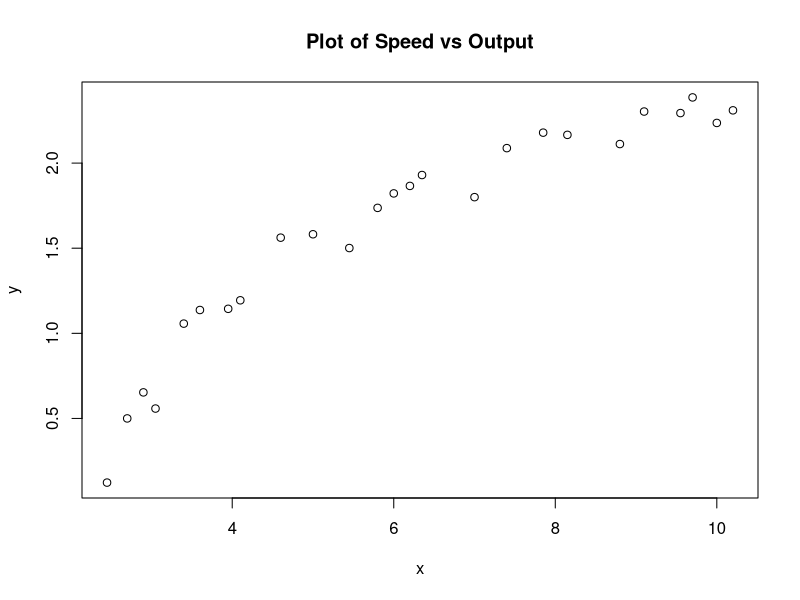
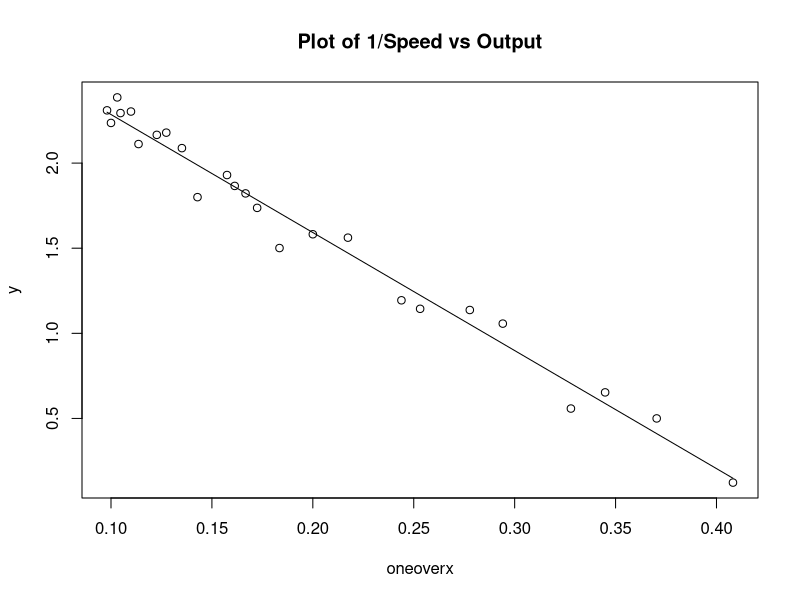
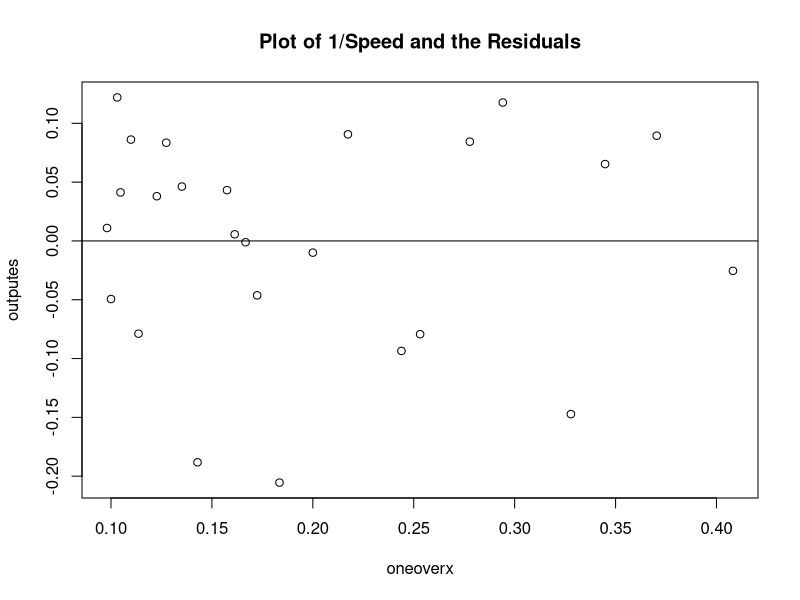

Reproduce these figures in R, in order.
# Bacteriatable = read.csv("BacteriaDeath.csv",header = FALSE)


# t = Bacteriatable[,1]
# y = Bacteriatable[,2]
# lgy = log(y)

# plot(t,y , title("Plot of T and Y"))

# plot(t,lgt , title("Plot of X and Log(Y)"))

# summary(lm(lgy~x))
# the coefficient  of t is -0.218425
# the intercept is  5.973160
WindSpeedtable = read.csv("WindSpeed.csv", header =FALSE)

x = WindSpeedtable[,2]
y = WindSpeedtable[,1]
oneoverx = 1/x

plot(x,y,title("Plot of Speed vs Output"))

plot(oneoverx, y, title("Plot of 1/Speed vs Output"))
#1/x plot suggest a more linear relationship
summary(lm(y~oneoverx))
# the intercept is 2.9789
# the coefficient is -6.9345


lines(c(0.40816327,0.09803922) , c(-6.9345*0.40816327+ 2.9789, -6.9345*0.09803922+ 2.9789))

-6.9345*(1/8) + 2.9789

outoutlm = lm(y~oneoverx)
outputes = resid(outoutlm)

plot(oneoverx, outputes, title("Plot of 1/Speed and the Residuals"))
abline(0,0)

#coefficient of determination
summary(lm(y~oneoverx))$r.squared

#confidense interval for slope 
fit = lm(y~oneoverx)
confint(fit , level = .99)

#confidence interval for average values at a particular x
predict(fit, interval = "confidence" , data.frame(oneoverx = .3125))
#confidense interval for predicted value at a x
predict(fit, interval = "predict" , data.frame(oneoverx = .1104))

 